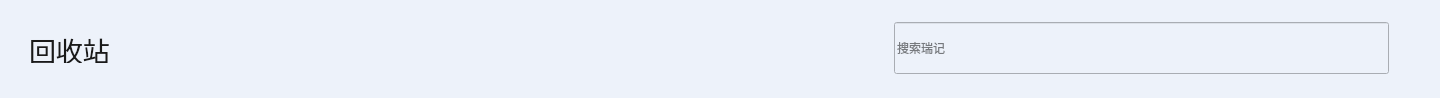
<?xml version="1.0" encoding="UTF-8"?>
<ui version="4.0">
 <class>RecyclebinTop</class>
 <widget class="QWidget" name="RecyclebinTop">
  <property name="geometry">
   <rect>
    <x>0</x>
    <y>0</y>
    <width>1440</width>
    <height>98</height>
   </rect>
  </property>
  <property name="windowTitle">
   <string>Form</string>
  </property>
  <property name="styleSheet">
   <string notr="true">background-color:rgba(237, 242, 250, 1)</string>
  </property>
  <widget class="QLabel" name="lb_recyclebin">
   <property name="geometry">
    <rect>
     <x>29</x>
     <y>36</y>
     <width>81</width>
     <height>27</height>
    </rect>
   </property>
   <property name="font">
    <font>
     <pointsize>20</pointsize>
    </font>
   </property>
   <property name="styleSheet">
    <string notr="true">color:rgba(26, 26, 26, 1)</string>
   </property>
   <property name="text">
    <string>回收站</string>
   </property>
  </widget>
  <widget class="QLineEdit" name="searchEdit">
   <property name="geometry">
    <rect>
     <x>894</x>
     <y>22</y>
     <width>495</width>
     <height>52</height>
    </rect>
   </property>
   <property name="placeholderText">
    <string>搜索瑞记</string>
   </property>
  </widget>
  <widget class="Line" name="line">
   <property name="geometry">
    <rect>
     <x>0</x>
     <y>98</y>
     <width>1440</width>
     <height>2</height>
    </rect>
   </property>
   <property name="styleSheet">
    <string notr="true">color:rgba(193, 220, 245, 1);
background-color: rgba(193, 220, 245, 1)</string>
   </property>
   <property name="orientation">
    <enum>Qt::Horizontal</enum>
   </property>
  </widget>
 </widget>
 <resources/>
 <connections/>
</ui>
